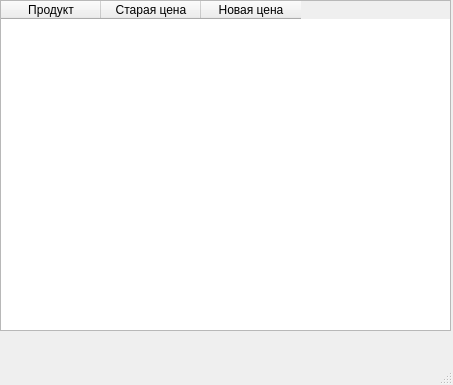
<?xml version="1.0" encoding="UTF-8"?>
<ui version="4.0">
 <class>MainWindow</class>
 <widget class="QMainWindow" name="MainWindow">
  <property name="geometry">
   <rect>
    <x>0</x>
    <y>0</y>
    <width>453</width>
    <height>385</height>
   </rect>
  </property>
  <property name="windowTitle">
   <string>MainWindow</string>
  </property>
  <widget class="QWidget" name="centralwidget">
   <widget class="QTableWidget" name="tableWidget">
    <property name="geometry">
     <rect>
      <x>0</x>
      <y>0</y>
      <width>451</width>
      <height>331</height>
     </rect>
    </property>
    <column>
     <property name="text">
      <string>Продукт</string>
     </property>
    </column>
    <column>
     <property name="text">
      <string>Старая цена</string>
     </property>
    </column>
    <column>
     <property name="text">
      <string>Новая цена</string>
     </property>
    </column>
   </widget>
  </widget>
  <widget class="QMenuBar" name="menubar">
   <property name="geometry">
    <rect>
     <x>0</x>
     <y>0</y>
     <width>453</width>
     <height>21</height>
    </rect>
   </property>
  </widget>
  <widget class="QStatusBar" name="statusbar"/>
 </widget>
 <resources/>
 <connections/>
</ui>
